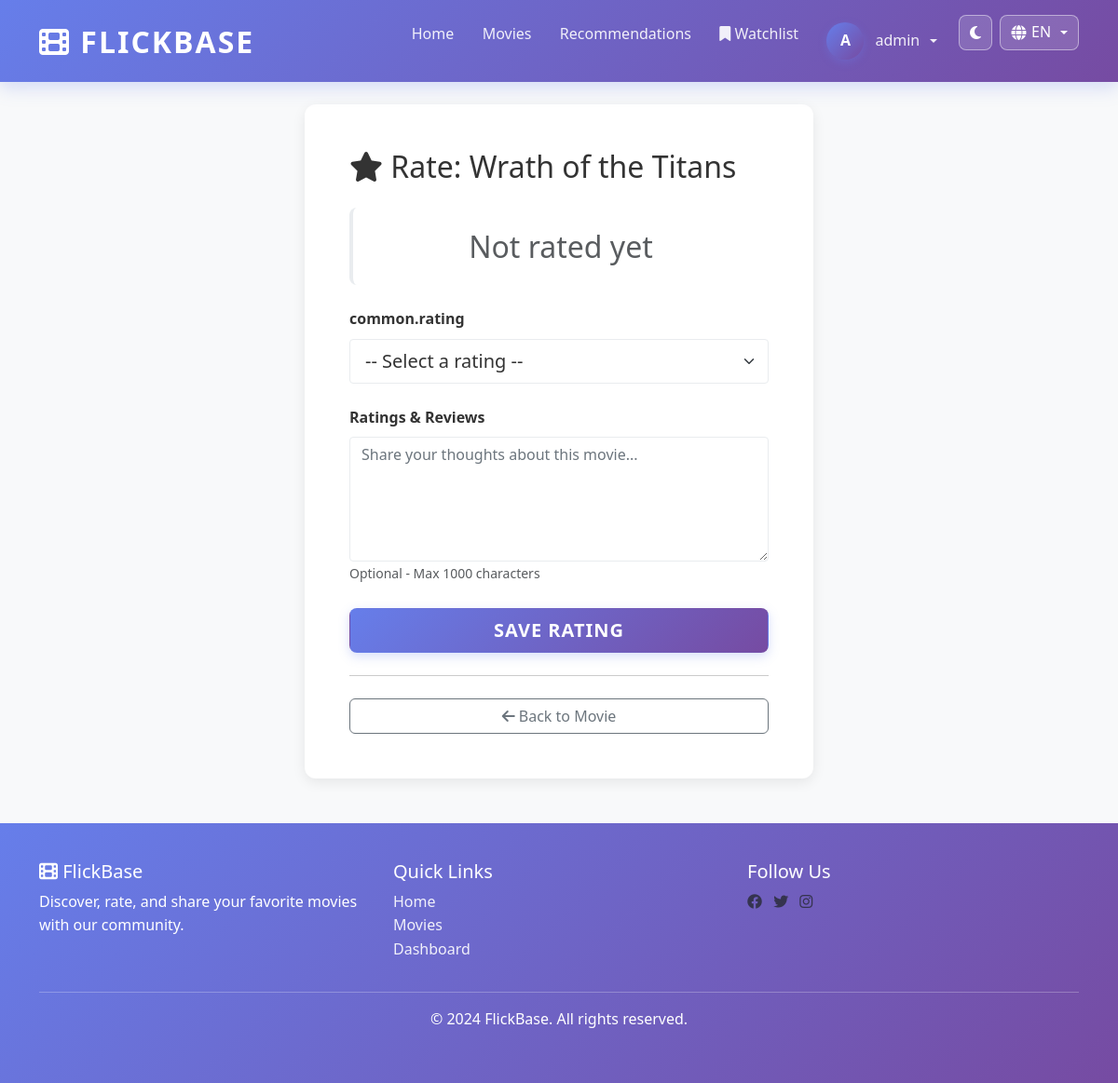
The page /rate-movie/56 (signed in) on the database its author committed.
### app/models.py (models this page shows, shortened)
class User(UserMixin, db.Model):
    __tablename__ = 'users'
    id = db.Column(db.Integer, primary_key=True)
    username = db.Column(db.String(80), unique=True, nullable=False, index=True)
    email = db.Column(db.String(120), unique=True, nullable=False, index=True)
    password_hash = db.Column(db.String(255), nullable=False)
    is_admin = db.Column(db.Boolean, default=False)
    created_at = db.Column(db.DateTime, default=utcnow)
    updated_at = db.Column(db.DateTime, default=utcnow, onupdate=utcnow)
    ratings = db.relationship('Rating', backref='user', lazy=True, cascade='all, delete-orphan')
    watchlist = db.relationship('Watchlist', backref='user', lazy=True, cascade='all, delete-orphan')

class Movie(db.Model):
    __tablename__ = 'movies'
    id = db.Column(db.Integer, primary_key=True)
    title = db.Column(db.String(255), nullable=False, index=True)
    description = db.Column(db.Text, nullable=False)
    year = db.Column(db.Integer, nullable=False, index=True)
    poster_url = db.Column(db.String(500), nullable=True)  # URL to poster image
    tmdb_id = db.Column(db.Integer, nullable=True, unique=True, index=True)  # For TMDB API integration
    created_at = db.Column(db.DateTime, default=utcnow, index=True)
    updated_at = db.Column(db.DateTime, default=utcnow, onupdate=utcnow)
    ratings = db.relationship('Rating', backref='movie', lazy=True, cascade='all, delete-orphan')
    watchlist = db.relationship('Watchlist', backref='movie', lazy=True, cascade='all, delete-orphan')

### app/routes/movie.py (the view)
@movie_bp.route('/rate-movie/<int:movie_id>', methods=['GET', 'POST'])
@login_required
def rate_movie(movie_id):
    movie = db.get_or_404(Movie, movie_id)
    existing_rating = Rating.query.filter_by(
        user_id=current_user.id,
        movie_id=movie_id
    ).first()
    form = RatingForm()
    if form.validate_on_submit():
        try:
            if existing_rating:
                existing_rating.rating = form.rating.data
                existing_rating.review = form.review.data
                message = t('flash.rating_updated')
            else:
                rating = Rating(
                    user_id=current_user.id,
                    movie_id=movie_id,
                    rating=form.rating.data,
                    review=form.review.data
                )
                db.session.add(rating)
                message = t('flash.rating_saved')
            db.session.commit()
            flash(message, 'success')
            return redirect(url_for('movie.movie_detail', movie_id=movie_id))
        except Exception as e:
            db.session.rollback()
            logger.error(f"Error saving rating for movie {movie_id}: {str(e)}")
            flash(t('flash.rating_save_error'), 'danger')
    elif existing_rating:
        form.rating.data = existing_rating.rating
        form.review.data = existing_rating.review
    return render_template('movies/rate.html', movie=movie, form=form)

### app/routes/movie.py
class RatingForm(FlaskForm):
    rating = IntegerField('Rating (1-5)', validators=[
        DataRequired(),
        NumberRange(min=1, max=5)
    ])
    review = TextAreaField('Review (optional)', validators=[Length(max=1000)])
    submit = SubmitField('Submit Rating')

### app/i18n.py (called while the page is built)
def get_current_language():
    selected = session.get('lang')
    return selected if selected in SUPPORTED_LANGUAGES else 'en'

def translate(key, lang=None):
    current_lang = lang or get_current_language()
    entry = TRANSLATIONS.get(key, {})
    return entry.get(current_lang) or entry.get('en') or key

### app/templates/movies/rate.html (shortened to what this page needs)
{% extends "base.html" %}
{% block content %}
<div class="row justify-content-center">
    <div class="col-md-6">
        <div class="card">
            <div class="card-body p-5">
                <h2 class="card-title mb-4">
                    <i class="fas fa-star"></i> {{ t('rate.heading').format(title=movie.title) }}
                </h2>
                <div class="alert alert-light" style="text-align: center; font-size: 2rem;">
                    {% if existing_rating %}
                        <strong>{{ t('rate.current') }}</strong>
                        <span class="rating-stars">
                            {% for i in range(1, 6) %}
                                {% if i <= existing_rating.rating %}<i class="fas fa-star"></i>{% else %}<i class="far fa-star"></i>{% endif %}
                            {% endfor %}
                        </span>
                    {% else %}
                        <span class="text-muted">{{ t('rate.not_rated') }}</span>
                    {% endif %}
                </div>
                <form method="POST">
                    <div class="mb-4">
                        <label class="form-label">{{ t('common.rating') }}</label>
                        <select class="form-select form-select-lg" name="rating" required>
                            <option value="">{{ t('rate.select_placeholder') }}</option>
                        </select>
                    </div>
                    <div class="mb-4">
                        <label class="form-label">{{ t('detail.ratings_reviews') }}</label>
                        {{ form.review(class="form-control", rows="5", placeholder=t('rate.review_placeholder')) }}
                        <small class="form-text text-muted">{{ t('rate.review_hint') }}</small>
                    </div>
                    <div class="d-grid gap-2">
                        <button type="submit" class="btn btn-primary btn-lg">{{ t('rate.save') }}</button>
                    </div>
                </form>
                <hr class="my-4">
                <a href="{{ url_for('movie.movie_detail', movie_id=movie.id) }}" class="btn btn-outline-secondary w-100">
                    <i class="fas fa-arrow-left"></i> {{ t('rate.back_to_movie') }}
                </a>
            </div>
        </div>
    </div>
</div>
{% endblock %}

### app/templates/base.html (shortened to what this page needs)
<!DOCTYPE html>
<html lang="{{ current_lang or 'en' }}" data-bs-theme="light">
<head>
    <link href="https://cdn.jsdelivr.net/npm/bootstrap@5.3.0/dist/css/bootstrap.min.css" rel="stylesheet">
    <link rel="stylesheet" href="https://cdnjs.cloudflare.com/ajax/libs/font-awesome/6.4.0/css/all.min.css">
    <link rel="stylesheet" href="{{ url_for('static', filename='css/dark-mode.css') }}">
</head>
<body>
    <nav class="navbar navbar-expand-lg navbar-light sticky-top">
        <div class="container">
            <a class="navbar-brand" href="{{ url_for('movie.home') }}">
                <i class="fas fa-film"></i> FlickBase
            </a>
            <div class="collapse navbar-collapse" id="navbarNav">
                <ul class="navbar-nav ms-auto">
                    <li class="nav-item">
                        <a class="nav-link" href="{{ url_for('movie.home') }}">{{ t('nav.home') }}</a>
                    </li>
                    <li class="nav-item">
                        <a class="nav-link" href="{{ url_for('movie.movies') }}">{{ t('nav.movies') }}</a>
                    </li>
                    {% if current_user.is_authenticated %}
                        <li class="nav-item">
                            <a class="nav-link" href="{{ url_for('movie.recommendations') }}">{{ t('nav.recommendations') }}</a>
                        </li>
                        <li class="nav-item">
                            <a class="nav-link" href="{{ url_for('movie.watchlist') }}">
                                <i class="fas fa-bookmark"></i> {{ t('nav.watchlist') }}
                            </a>
                        </li>
                        <li class="nav-item dropdown">
                            <a class="nav-link dropdown-toggle" href="#" id="userDropdown" role="button" data-bs-toggle="dropdown">
                                <div class="avatar">{{ current_user.username[0].upper() }}</div>
                                {{ current_user.username }}
                            </a>
                        </li>
                    {% endif %}
                    <li class="nav-item ms-2">
                        <button id="themeToggleBtn" class="theme-toggle-btn" type="button" title="{{ t('nav.theme') }}" aria-label="{{ t('nav.theme') }}">
                            <i class="fas fa-moon"></i>
                        </button>
                    </li>
                    <li class="nav-item dropdown ms-2">
                        <button class="lang-switch-btn dropdown-toggle" data-bs-toggle="dropdown" aria-expanded="false" title="{{ t('nav.language') }}">
                            <i class="fas fa-globe"></i> {{ current_lang|upper }}
                        </button>
                    </li>
                </ul>
            </div>
        </div>
    </nav>
    <main class="container my-4">
        {% block content %}{% endblock %}
    </main>
    <footer class="footer mt-5">
        <div class="container">
            <div class="row">
                <div class="col-md-4">
                    <h5><i class="fas fa-film"></i> FlickBase</h5>
                    <p>{{ t('footer.description') }}</p>
                </div>
                <div class="col-md-4">
                    <h5>{{ t('footer.quick_links') }}</h5>
                    <ul class="list-unstyled">
                        <li><a href="{{ url_for('movie.home') }}">{{ t('nav.home') }}</a></li>
                        <li><a href="{{ url_for('movie.movies') }}">{{ t('nav.movies') }}</a></li>
                        {% if current_user.is_authenticated %}
                            <li><a href="{{ url_for('user.dashboard') }}">{{ t('nav.dashboard') }}</a></li>
                        {% endif %}
                    </ul>
                </div>
                <div class="col-md-4">
                    <h5>{{ t('footer.follow_us') }}</h5>
                    <a href="#" class="text-muted me-2"><i class="fab fa-facebook"></i></a>
                    <a href="#" class="text-muted me-2"><i class="fab fa-twitter"></i></a>
                    <a href="#" class="text-muted me-2"><i class="fab fa-instagram"></i></a>
                </div>
            </div>
            <hr class="bg-light">
            <div class="text-center">
                <p>&copy; 2024 FlickBase. {{ t('footer.rights') }}</p>
            </div>
        </div>
    </footer>
</body>
</html>

### app/static/css/dark-mode.css (style rules this page uses)
:root { --theme-accent: #667eea; --theme-accent-2: #764ba2; --theme-danger: #e74c3c; --theme-warning: #fbbf24; --theme-success: #48bb78; }
html[data-bs-theme="light"] { --app-bg: #f8f9fa; --app-text: #333333; --app-surface: #ffffff; --app-border: #e9ecef; --app-muted: #6c757d; --app-navbar: linear-gradient(135deg, #667eea 0%, #764ba2 100%); }
html[data-bs-theme] body { background-color: var(--app-bg); color: var(--app-text); }
html[data-bs-theme] .navbar { background: var(--app-navbar) !important; }
html[data-bs-theme] .card, html[data-bs-theme] .dropdown-menu, html[data-bs-theme] .modal-content, html[data-bs-theme] .list-group-item, html[data-bs-theme] .table, html[data-bs-theme] .alert { background-color: var(--app-surface); color: var(--app-text); border-color: var(--app-border); }
html[data-bs-theme] .form-control, html[data-bs-theme] .form-select, html[data-bs-theme] .input-group-text { background-color: var(--app-surface) !important; color: var(--app-text) !important; border-color: var(--app-border) !important; }
html[data-bs-theme] .form-control::placeholder { color: var(--app-muted); }
.theme-toggle-btn { border: 1px solid rgba(255, 255, 255, 0.45); color: #ffffff; background: rgba(255, 255, 255, 0.14); border-radius: 8px; height: 38px; padding: 0 0.7rem; display: inline-flex; align-items: center; justify-content: center; transition: all 0.2s ease; }

### app/templates/base.html (style rules this page uses)
:root { --primary-color: #667eea; --secondary-color: #764ba2; --success-color: #48bb78; --danger-color: #e74c3c; --warning-color: #fbbf24; --info-color: #4299e1; }
body { font-family: 'Segoe UI', Tahoma, Geneva, Verdana, sans-serif; background-color: #f8f9fa; color: #333333; line-height: 1.6; text-rendering: optimizeLegibility; }
.navbar { background: linear-gradient(135deg, #667eea 0%, #764ba2 100%) !important; box-shadow: 0 6px 18px rgba(102, 126, 234, 0.25); padding: 0.85rem 0; }
.navbar-brand { font-weight: 800; font-size: 2rem; letter-spacing: 2px; color: #ffffff !important; text-transform: uppercase; }
.nav-link { color: rgba(255, 255, 255, 0.9) !important; border-radius: 8px; padding: 0.5rem 0.75rem !important; margin: 0 0.2rem; transition: all 0.2s ease; }
.card { border: none; border-radius: 12px; box-shadow: 0 4px 14px rgba(0, 0, 0, 0.08); transition: transform 0.3s ease, box-shadow 0.3s ease; background-color: #ffffff !important; color: #333333; }
.card-body { color: #333333; }
.btn-primary { background: linear-gradient(135deg, #667eea 0%, #764ba2 100%); border-color: transparent; text-transform: uppercase; font-weight: 600; letter-spacing: 1px; color: white !important; border-radius: 8px; box-shadow: 0 4px 12px rgba(102, 126, 234, 0.25); }
.alert { border: none; border-radius: 8px; margin-bottom: 1.5rem; border-left: 4px solid #E50914; }
.form-control, .form-select { background-color: #ffffff !important; color: #333333 !important; border: 1px solid #dee2e6 !important; border-radius: 4px; }
.form-label { color: #333333; font-weight: 600; }
.footer { background: linear-gradient(135deg, #667eea 0%, #764ba2 100%); color: white; padding: 2.5rem 0; margin-top: 3rem; }
.footer a { color: rgba(255, 255, 255, 0.9); text-decoration: none; }
.lang-switch-btn { border: 1px solid rgba(255, 255, 255, 0.45); color: #ffffff; background: rgba(255, 255, 255, 0.14); border-radius: 8px; height: 38px; padding: 0 0.7rem; display: inline-flex; align-items: center; gap: 0.35rem; justify-content: center; transition: all 0.2s ease; }
.avatar { width: 40px; height: 40px; border-radius: 50%; background: linear-gradient(135deg, #667eea 0%, #764ba2 100%); display: flex; align-items: center; justify-content: center; color: white; font-weight: 600; box-shadow: 0 3px 10px rgba(102, 126, 234, 0.3); margin-right: 0.35rem; }
#userDropdown { display: inline-flex; align-items: center; gap: 0.4rem; }

### rows shown on the page
User: username "A", username "admin"
Movie: title "Rate: Wrath of the Titans"

### other values the page prints
{{ t('nav.home') }} "Home"
{{ t('nav.movies') }} "Movies"
{{ t('nav.recommendations') }} "Recommendations"
{{ t('nav.watchlist') }} "Watchlist"
{{ current_lang|upper }} "EN"
{{ t('rate.not_rated') }} "Not rated yet"
{{ t('common.rating') }} "common.rating"
{{ t('detail.ratings_reviews') }} "Ratings & Reviews"
{{ t('rate.review_hint') }} "Optional - Max 1000 characters"
{{ t('rate.save') }} "SAVE RATING"
{{ t('rate.back_to_movie') }} "Back to Movie"
{{ t('footer.description') }} "Discover, rate, and share your favorite movies with our community."
{{ t('footer.quick_links') }} "Quick Links"
{{ t('nav.dashboard') }} "Dashboard"
{{ t('footer.follow_us') }} "Follow Us"
